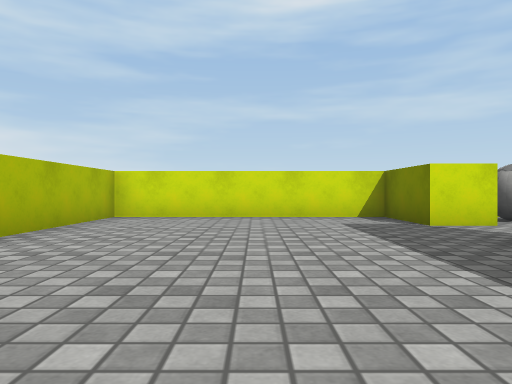
View 1 (above)

13 first-person views from a walk through a 3-D level made in the Unity game engine. The camera is 0.5 m above the floor, looks level and sees 70° across. The floor is counted in squares, 1 m on a side. Each view is taken from the middle of a square. On the plan, view 1 faces up. The plan holds only what a view shows up to about 9 squares ahead; the rest is blank. The place goes on beyond the plan. The player is left out. Surface patterns are stand-ins for the level's own textures.

View 2
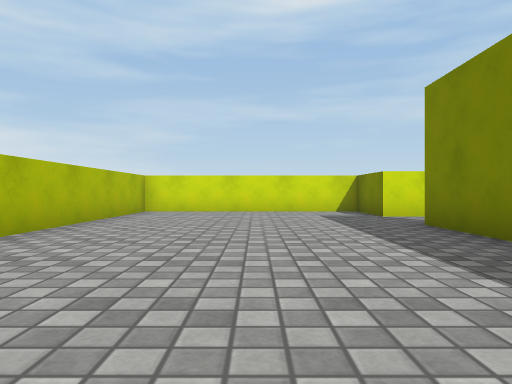

View 3
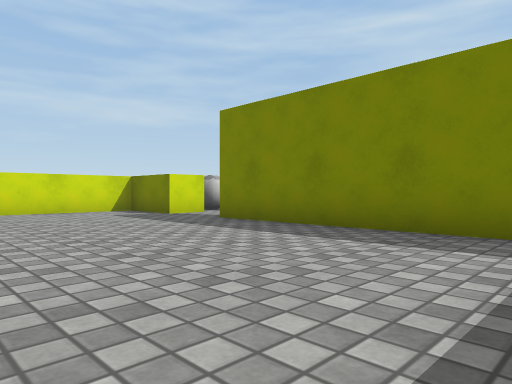

View 4
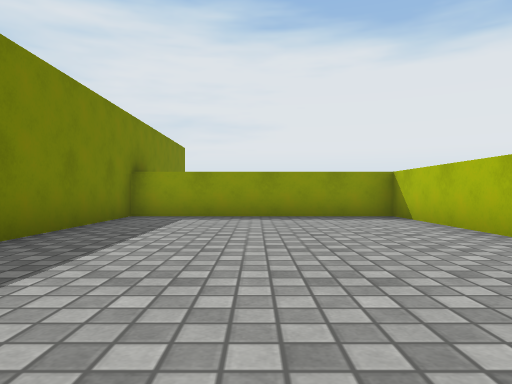

View 5
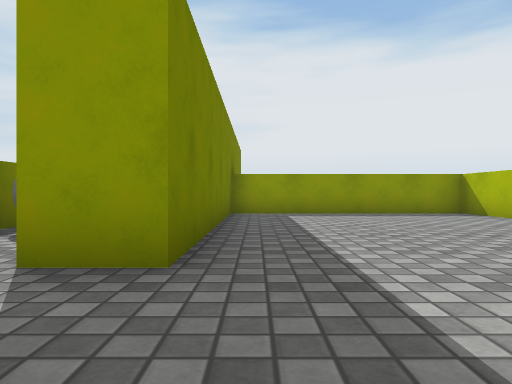

View 6
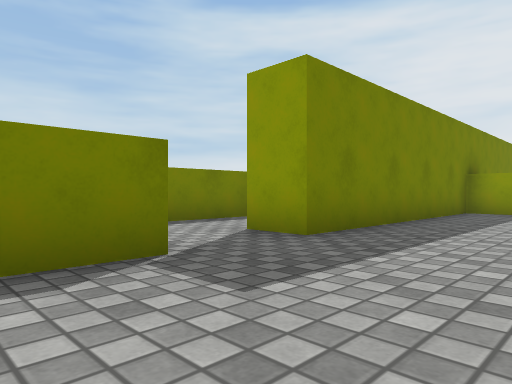

View 7
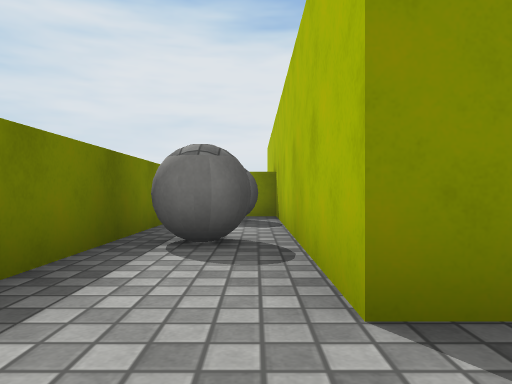

View 8
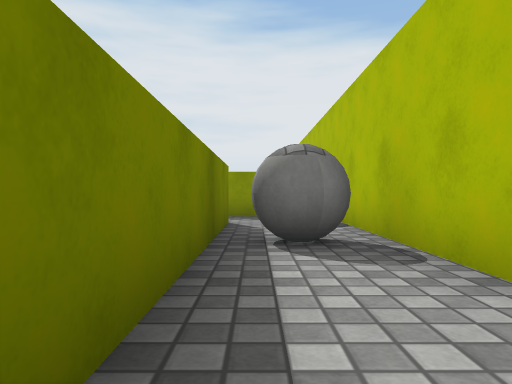

View 9
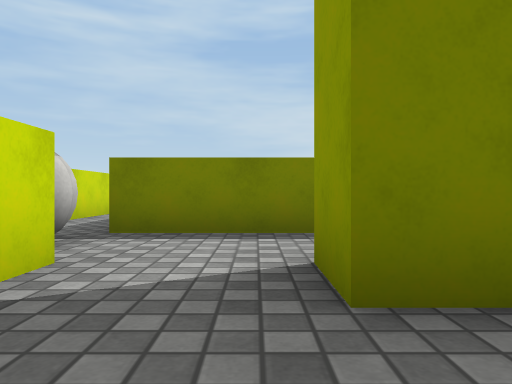

View 10
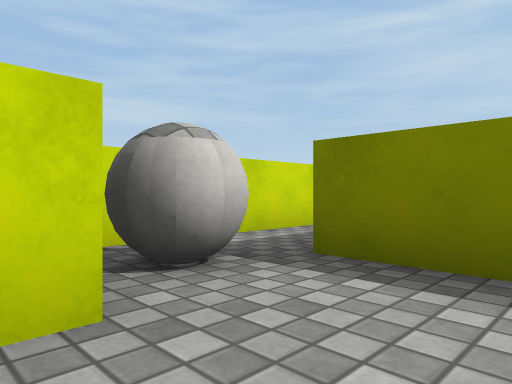

View 11
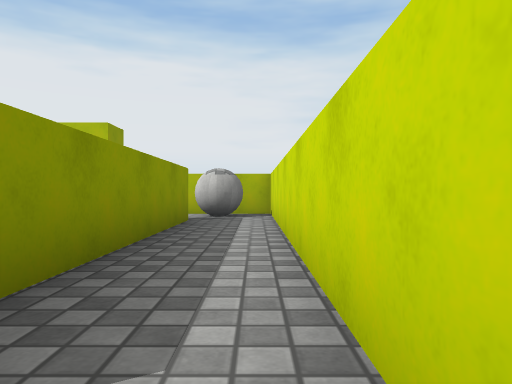

View 12
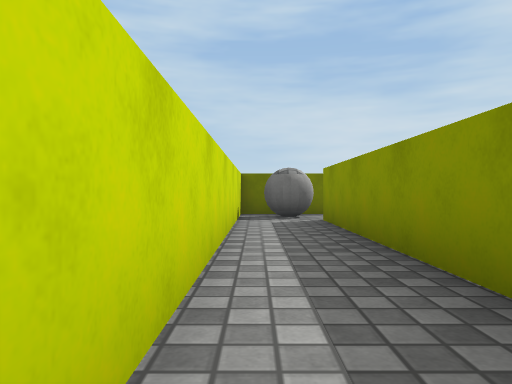

View 13
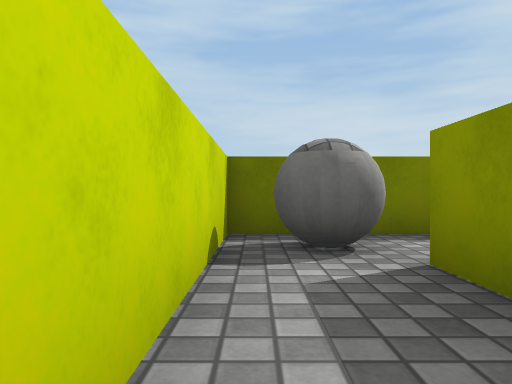

### Floor plan
Points are (right, up) in squares from view 1. A wall is a line through its corners. A room is listed if a view was taken in it or the views show most of it. See-through windows are left out.
Room 1 (views 1, 2, 3, 4, 5, 6, 9, 10)
walls: (3.6, 5.4) (2.6, 5.4) (2.6, 7.3) (-2.8, 7.3) (-2.8, -2.6) (2.6, -2.6) (2.6, 3.6) (3.6, 3.6)
ways out: opening at (3, 4.5) to room 2
Room 2 (views 7, 8)
walls: (5.4, -1) (5.4, 5.8); (3.6, 3.6) (3.6, -2.6) (5.6, -2.6)
ways out: opening at (3, 4.5) to room 1; opening at (4.5, 6) to room 3
objects: ball (4, -1); ball (5, 1)
Room 3 (views 11, 12, 13)
walls: (5.4, 5.8) (11.6, 5.8); (13.3, 4.9) (13.3, 7.3) (3.6, 7.3) (3.6, 5.4)
ways out: opening at (4.5, 6) to room 2; opening at (12.5, 5.5)
objects: ball (4, 6) to (5, 6); ball (12, 6)

Positions as (right, up) in squares from view 1, and headings:
1: (0, 0), facing up
2: (0, -2), facing up
3: (-2, -2), facing up-right
4: (0, 5), facing down
5: (2, 6), facing down
6: (0, 7), facing down-right
7: (4, 5), facing down
8: (5, 5), facing down
9: (1, 4), facing right
10: (3, 4), facing up-right
11: (12, 7), facing left
12: (5, 7), facing right
13: (9, 7), facing right
